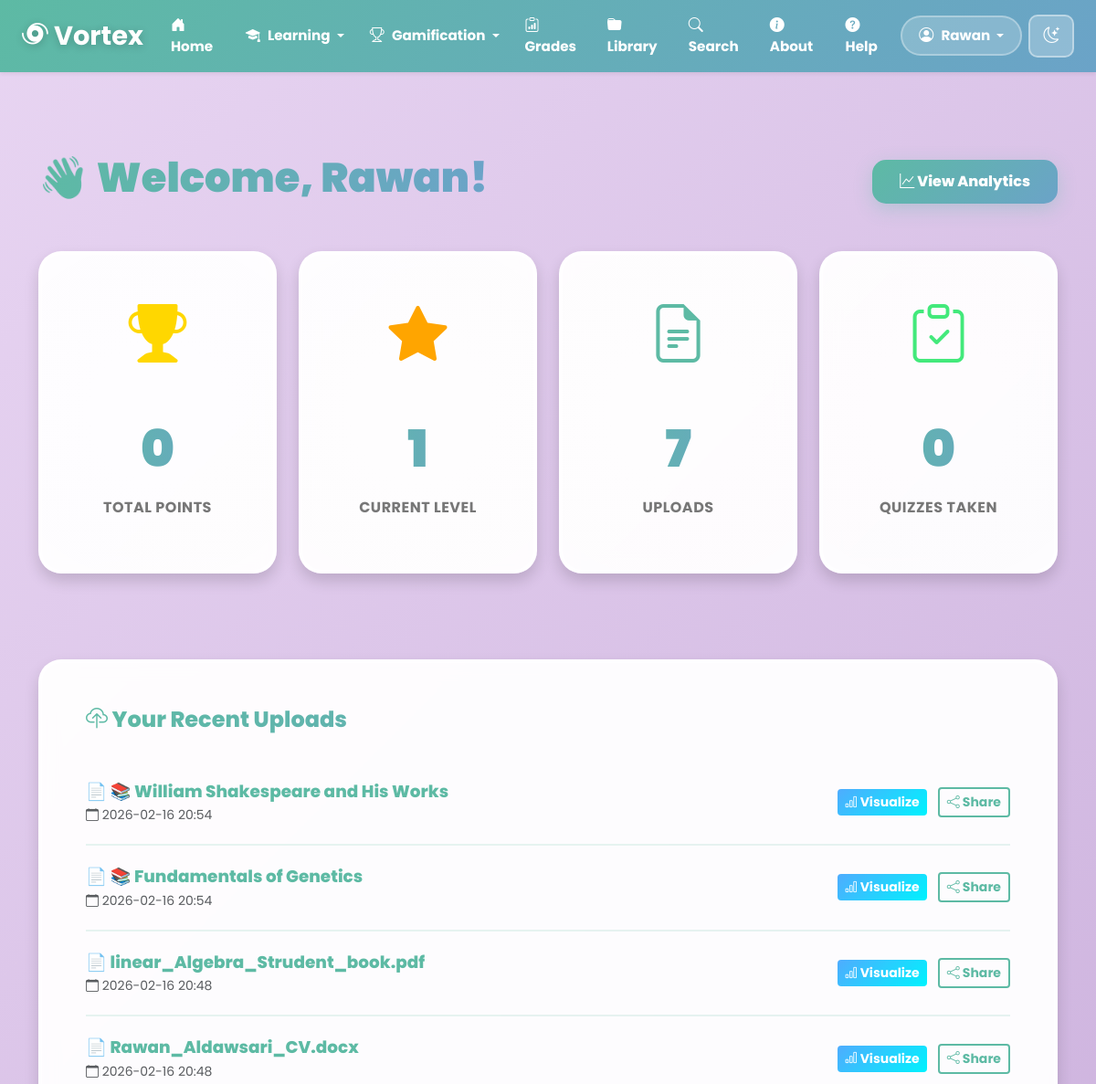
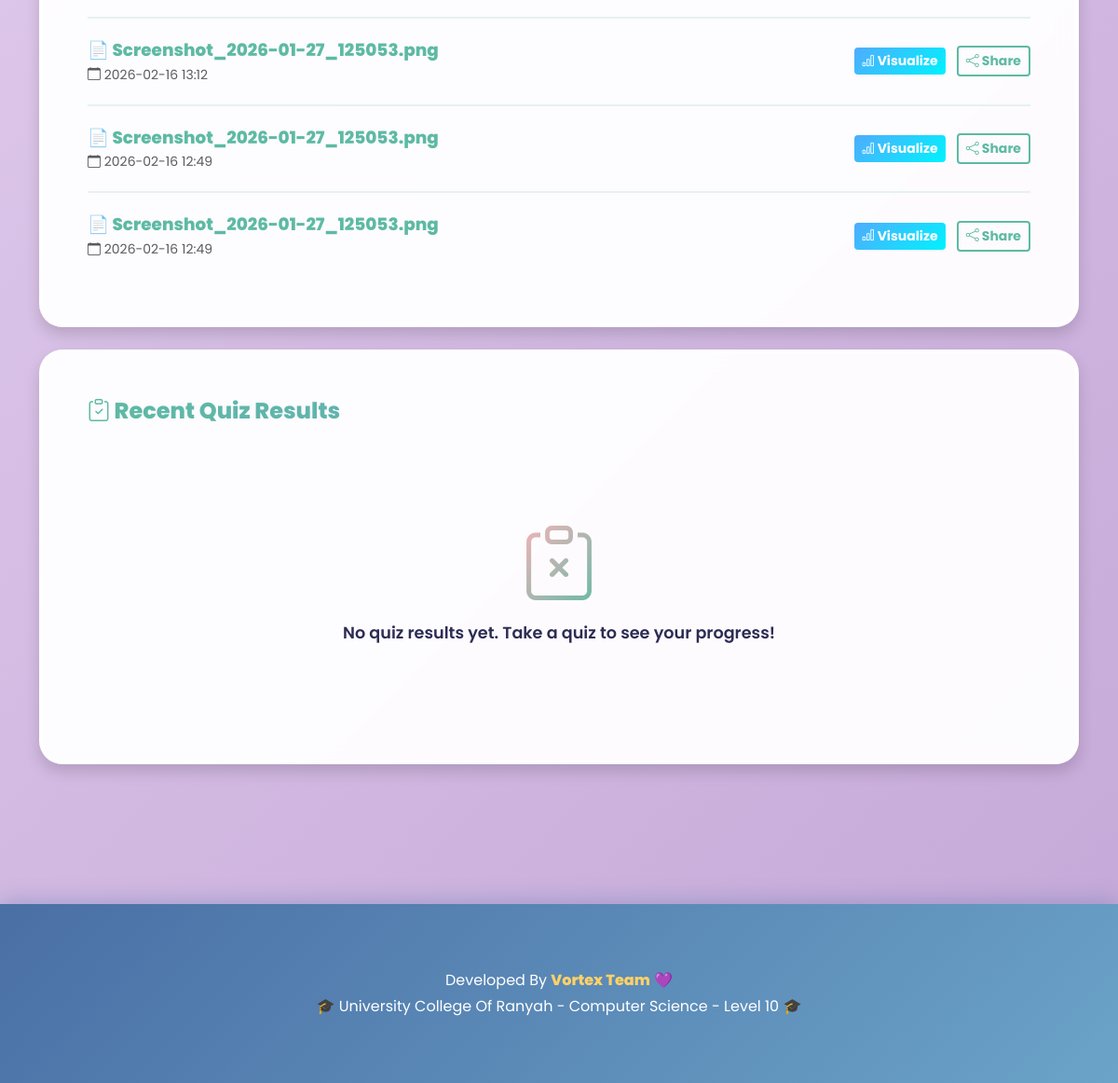
The page /dashboard (signed in) on the database its author committed (2 pictures, top to bottom).
### models.py (models this page shows, shortened)
class User(UserMixin, db.Model):
    __tablename__ = 'user'
    id = db.Column(db.Integer, primary_key=True)
    username = db.Column(db.String(80), unique=True, nullable=False, index=True)
    email = db.Column(db.String(120), unique=True, nullable=False, index=True)
    password = db.Column(db.String(200), nullable=False)
    score = db.Column(db.Integer, default=0, index=True)
    level = db.Column(db.Integer, default=1)
    created_at = db.Column(db.DateTime, default=datetime.utcnow, index=True)
    uploads = db.relationship('Upload', backref='user', lazy='dynamic', cascade='all, delete-orphan')
    quiz_results = db.relationship('QuizResult', backref='user', lazy='dynamic', cascade='all, delete-orphan')
    battle_participations = db.relationship('BattleParticipant', backref='user', lazy='dynamic', cascade='all, delete-orphan')
    reviews = db.relationship('Review', backref='user', lazy='dynamic', cascade='all, delete-orphan')
    puzzle_games = db.relationship('PuzzleGame', backref='user', lazy='dynamic', cascade='all, delete-orphan')
    subjects = db.relationship('Subject', backref='user', lazy='dynamic', cascade='all, delete-orphan')

class Upload(db.Model):
    __tablename__ = 'upload'
    id = db.Column(db.Integer, primary_key=True)
    filename = db.Column(db.String(200), nullable=False)
    summary = db.Column(db.Text, nullable=True)
    quiz_data = db.Column(db.Text, nullable=True)  # JSON string للكويز
    keywords = db.Column(db.Text, nullable=True)   # JSON string للكلمات المفتاحية
    is_shared = db.Column(db.Boolean, default=False, index=True)
    uploaded_at = db.Column(db.DateTime, default=datetime.utcnow, index=True)
    user_id = db.Column(db.Integer, db.ForeignKey('user.id', ondelete='CASCADE'), nullable=False, index=True)
    chapter_id = db.Column(db.Integer, db.ForeignKey('chapter.id', ondelete='SET NULL'), nullable=True, index=True)
    reviews = db.relationship('Review', backref='upload', lazy='dynamic', cascade='all, delete-orphan')

### app.py (the view)
@app.route('/dashboard')
@login_required
def dashboard():
    user_uploads = Upload.query.filter_by(user_id=current_user.id).order_by(Upload.uploaded_at.desc()).all()
    user_quizzes = QuizResult.query.filter_by(user_id=current_user.id).order_by(QuizResult.completed_at.desc()).limit(5).all()
    return render_template('dashboard.html', uploads=user_uploads, quizzes=user_quizzes)

### app.py (called while the page is built)
@login_manager.user_loader
def load_user(user_id):
    return User.query.get(int(user_id))

### templates/dashboard.html (shortened to what this page needs)
<!DOCTYPE html>
<html lang="en">
<head>
    <link href="https://cdn.jsdelivr.net/npm/bootstrap@5.3.2/dist/css/bootstrap.min.css" rel="stylesheet">
    <link href="https://cdn.jsdelivr.net/npm/bootstrap-icons/font/bootstrap-icons.css" rel="stylesheet">
</head>
<body class="light-mode">
{% include 'navbar.html' %}
<div class="container mt-5">
<div class="page-header d-flex justify-content-between align-items-center">
    <h1>👋 Welcome, {{ current_user.username }}!</h1>
    <a href="{{ url_for('analytics') }}" class="btn btn-primary">
        <i class="bi bi-graph-up"></i> View Analytics
    </a>
</div>
<div class="row mb-5">
    <div class="col-md-3 col-sm-6 mb-3">
        <div class="card stat-card shadow">
            <i class="bi bi-trophy-fill" style="font-size: 4rem; color: var(--gold);"></i>
            <div class="stat-number">{{ current_user.score }}</div>
            <p class="stat-label">Total Points</p>
        </div>
    </div>
    <div class="col-md-3 col-sm-6 mb-3">
        <div class="card stat-card shadow">
            <i class="bi bi-star-fill" style="font-size: 4rem; color: #FFA500;"></i>
            <div class="stat-number">{{ current_user.level }}</div>
            <p class="stat-label">Current Level</p>
        </div>
    </div>
    <div class="col-md-3 col-sm-6 mb-3">
        <div class="card stat-card shadow">
            <i class="bi bi-file-earmark-text" style="font-size: 4rem; color: var(--teal);"></i>
            <div class="stat-number">{{ uploads|length }}</div>
            <p class="stat-label">Uploads</p>
        </div>
    </div>
    <div class="col-md-3 col-sm-6 mb-3">
        <div class="card stat-card shadow">
            <i class="bi bi-clipboard-check" style="font-size: 4rem; color: #43e97b;"></i>
            <div class="stat-number">{{ quizzes|length }}</div>
            <p class="stat-label">Quizzes Taken</p>
        </div>
    </div>
</div>
<div class="card shadow p-5 mb-4">
    <h4>
        <i class="bi bi-cloud-upload"></i> Your Recent Uploads
    </h4>
    {% if uploads %}
    {% for upload in uploads %}
    <div class="upload-item">
        <div class="d-flex justify-content-between align-items-center flex-wrap">
            <div class="mb-2 mb-md-0">
                <strong>📄 {{ upload.filename }}</strong>
                <br>
                <small class="text-muted">
                    <i class="bi bi-calendar"></i>
                    {{ upload.uploaded_at.strftime('%Y-%m-%d %H:%M') }}
                </small>
            </div>
            <div>
                <a href="{{ url_for('visualize_upload', upload_id=upload.id) }}"
                   class="btn btn-sm btn-info me-2">
                    <i class="bi bi-bar-chart"></i> Visualize
                </a>
                <a href="{{ url_for('share_upload', upload_id=upload.id) }}"
                   class="btn btn-sm btn-{{ 'success' if upload.is_shared else 'outline-secondary' }}">
                    <i class="bi bi-share"></i>
                    {{ 'Shared' if upload.is_shared else 'Share' }}
                </a>
            </div>
        </div>
    </div>
    {% endfor %}
    {% else %}
    <div class="empty-state">
        <i class="bi bi-inbox"></i>
        <p>No uploads yet. Start by uploading a document!</p>
    </div>
    {% endif %}
</div>
<div class="card shadow p-5">
    <h4>
        <i class="bi bi-clipboard-check"></i> Recent Quiz Results
    </h4>
    {% if quizzes %}
    <div class="table-responsive">
        <table class="table table-hover">
            <thead>
                <tr>
                    <th>⭐ Score</th>
                    <th>❓ Questions</th>
                    <th>📊 Percentage</th>
                    <th>📅 Date</th>
                </tr>
            </thead>
            <tbody>
                {% for quiz in quizzes %}
                <tr>
                    <td><strong>{{ quiz.score }}</strong></td>
                    <td>{{ quiz.total_questions }}</td>
                    <td>
                        {% set percentage = ((quiz.score / (quiz.total_questions * 10)) * 100)|round(1) %}
                        <span class="badge
                        {% if percentage >= 80 %}bg-success
                        {% elif percentage >= 60 %}bg-warning
                        {% else %}bg-danger
                        {% endif %}">
                            {{ percentage }}%
                        </span>
                    </td>
                    <td>{{ quiz.completed_at.strftime('%Y-%m-%d') }}</td>
                </tr>
                {% endfor %}
            </tbody>
        </table>
    </div>
    {% else %}
    <div class="empty-state">
        <i class="bi bi-clipboard-x"></i>
        <p>No quiz results yet. Take a quiz to see your progress!</p>
    </div>
    {% endif %}
</div>
</div>
<footer>
    <div class="container text-center">
        <p class="mb-1">Developed By <strong>Vortex Team</strong> 💜</p>
        <p class="mb-0">🎓 University College Of Ranyah - Computer Science - Level 10 🎓</p>
    </div>
</footer>
</body>
</html>

### templates/navbar.html (shortened to what this page needs)
<nav class="navbar navbar-expand-lg px-4 shadow-sm">
    <a class="navbar-brand fw-bold" href="{{ url_for('home') }}">
        <i class="bi bi-hurricane"></i> Vortex
    </a>
    <div class="collapse navbar-collapse" id="navbarMenu">
        <ul class="navbar-nav ms-auto align-items-center">
            <li class="nav-item">
                <a class="nav-link" href="{{ url_for('home') }}">
                    <i class="bi bi-house-door-fill"></i> Home
                </a>
            </li>
            {% if current_user.is_authenticated %}
            <li class="nav-item dropdown">
                <a class="nav-link dropdown-toggle" href="#" id="learningDropdown"
                   role="button" data-bs-toggle="dropdown" aria-expanded="false">
                    <i class="bi bi-mortarboard-fill"></i> Learning
                </a>
            </li>
            <li class="nav-item dropdown">
                <a class="nav-link dropdown-toggle" href="#" id="gamificationDropdown"
                   role="button" data-bs-toggle="dropdown" aria-expanded="false">
                    <i class="bi bi-trophy"></i> Gamification
                </a>
            </li>
            <li class="nav-item">
                <a class="nav-link" href="{{ url_for('grading_center') }}">
                    <i class="bi bi-clipboard-data"></i> Grades
                </a>
            </li>
            <li class="nav-item">
                <a class="nav-link" href="{{ url_for('shared_library') }}">
                    <i class="bi bi-folder-fill"></i> Library
                </a>
            </li>
            <li class="nav-item">
                <a class="nav-link" href="{{ url_for('search') }}">
                    <i class="bi bi-search"></i> Search
                </a>
            </li>
            {% endif %}
            <li class="nav-item">
                <a class="nav-link" href="{{ url_for('about') }}">
                    <i class="bi bi-info-circle-fill"></i> About
                </a>
            </li>
            <li class="nav-item">
                <a class="nav-link" href="{{ url_for('help_page') }}">
                    <i class="bi bi-question-circle-fill"></i> Help
                </a>
            </li>
            {% if current_user.is_authenticated %}
            <li class="nav-item dropdown">
                <a class="nav-link dropdown-toggle user-dropdown" href="#" id="userDropdown"
                   role="button" data-bs-toggle="dropdown" aria-expanded="false">
                    <i class="bi bi-person-circle"></i> {{ current_user.username }}
                </a>
            </li>
            {% endif %}
            <li class="nav-item">
                <button id="toggle-mode" class="btn btn-mode">
                    <i class="bi bi-moon-stars"></i>
                </button>
            </li>
        </ul>
    </div>
</nav>

### templates/dashboard.html (style rules this page uses)
:root { --bg-lavender: #E8D5F2; --bg-purple: #C4A7D7; --teal: #5DBAA4; --teal-light: #7DD3BD; --yellow: #FFD166; --gold: #FFD700; --pink: #FFB3BA; --coral: #FF9AA2; --blue: #6BA3C8; --navy: #4A6FA5; --text: #2C2C54; }
* { font-family: 'Poppins', 'Cairo', sans-serif; }
body.light-mode { background: linear-gradient(135deg, var(--bg-lavender) 0%, var(--bg-purple) 100%); color: var(--text); min-height: 100vh; }
.container { padding-top: 40px; padding-bottom: 40px; }
.page-header { margin-bottom: 45px; }
.page-header h1 { font-size: 2.8rem; font-weight: 900; background: linear-gradient(90deg, var(--teal), var(--blue)); -webkit-background-clip: text; -webkit-text-fill-color: transparent; }
.card { background: rgba(255, 255, 255, 0.95); backdrop-filter: blur(10px); border-radius: 25px; border: 4px solid rgba(255, 255, 255, 0.6); box-shadow: 0 10px 35px rgba(108, 91, 123, 0.2); margin-bottom: 30px; transition: all 0.3s ease; }
.card h4 { background: linear-gradient(90deg, var(--teal), var(--blue)); -webkit-background-clip: text; -webkit-text-fill-color: transparent; font-weight: 800; margin-bottom: 30px; }
.stat-card { text-align: center; padding: 40px 25px; transition: all 0.3s ease; position: relative; overflow: hidden; }
.stat-card::before { content: ''; position: absolute; top: -50%; left: -50%; width: 200%; height: 200%; background: radial-gradient(circle, rgba(255,255,255,0.1) 0%, transparent 70%); animation: pulse 3s ease-in-out infinite; }
.stat-card i { margin-bottom: 20px; transition: transform 0.3s ease; position: relative; z-index: 1; }
.stat-number { font-size: 3.5rem; font-weight: 900; background: linear-gradient(90deg, var(--teal), var(--blue)); -webkit-background-clip: text; -webkit-text-fill-color: transparent; margin: 15px 0 10px; position: relative; z-index: 1; }
.stat-label { font-size: 1rem; font-weight: 700; color: #777; text-transform: uppercase; letter-spacing: 0.5px; position: relative; z-index: 1; }
.upload-item { border-bottom: 2px solid rgba(93, 186, 164, 0.15); padding: 20px 0; transition: all 0.3s ease; }
.upload-item:last-child { border-bottom: none; }
.upload-item strong { font-size: 1.15rem; color: var(--teal); font-weight: 800; }
.btn-primary { background: linear-gradient(135deg, var(--teal), var(--blue)); border: none; border-radius: 15px; padding: 12px 30px; font-weight: 800; box-shadow: 0 6px 20px rgba(93, 186, 164, 0.3); transition: all 0.3s ease; }
.btn-info { background: linear-gradient(135deg, #4facfe, #00f2fe); border: none; color: white; font-weight: 700; }
.btn-outline-secondary { border: 2px solid var(--teal); color: var(--teal); font-weight: 700; }
.empty-state { text-align: center; padding: 60px 30px; }
.empty-state i { font-size: 5rem; background: linear-gradient(135deg, var(--pink), var(--teal)); -webkit-background-clip: text; -webkit-text-fill-color: transparent; margin-bottom: 20px; }
.empty-state p { font-size: 1.1rem; color: var(--text); font-weight: 600; }
footer { background: linear-gradient(135deg, var(--navy), var(--blue)); color: white; padding: 30px 0; margin-top: 80px; text-align: center; box-shadow: 0 -5px 20px rgba(74, 111, 165, 0.3); }
footer strong { color: var(--yellow); font-weight: 800; }

### templates/navbar.html (style rules this page uses)
.navbar { background: linear-gradient(135deg, #5DBAA4, #6BA3C8); transition: all 0.5s ease; box-shadow: 0 4px 20px rgba(93, 186, 164, 0.3); backdrop-filter: blur(10px); position: fixed !important; top: 0; left: 0; right: 0; z-index: 1050; }
body { padding-top: 80px; }
.navbar-brand { color: white !important; font-size: 1.8rem; font-weight: 900; text-shadow: 0 2px 10px rgba(0,0,0,0.2); transition: transform 0.3s ease; }
.navbar-brand i { animation: spin 3s linear infinite; }
.navbar-nav { gap: 0 !important; }
.nav-link { color: white !important; font-weight: 700; transition: all 0.3s ease; padding: 8px 12px !important; margin: 0 2px; border-radius: 10px; font-size: 0.95rem; }
.nav-link i { margin-right: 5px; font-size: 1rem; }
.user-dropdown { background: rgba(255,255,255,0.2); border-radius: 25px; padding: 8px 18px !important; border: 2px solid rgba(255,255,255,0.3); }
.btn-mode { background: rgba(255,255,255,0.25); border: 2px solid rgba(255,255,255,0.4); color: white; border-radius: 10px; padding: 8px 14px; transition: all 0.3s ease; font-size: 1.1rem; margin-left: 5px; }

### rows shown on the page
User: username "Rawan", score "0", level "1"
Upload: filename "📚 William Shakespeare and His Works", uploaded_at "2026-02-16 20:54", is_shared "Share"
Upload: filename "📚 Fundamentals of Genetics", uploaded_at "2026-02-16 20:54", is_shared "Share"
Upload: filename "linear_Algebra_Strudent_book.pdf", uploaded_at "2026-02-16 20:48", is_shared "Share"
Upload: filename "Rawan_Aldawsari_CV.docx", uploaded_at "2026-02-16 20:48", is_shared "Share"
Upload: filename "Screenshot_2026-01-27_125053.png", uploaded_at "2026-02-16 13:12", is_shared "Share"
Upload: filename "Screenshot_2026-01-27_125053.png", uploaded_at "2026-02-16 12:49", is_shared "Share"
Upload: filename "Screenshot_2026-01-27_125053.png", uploaded_at "2026-02-16 12:49", is_shared "Share"

### other values the page prints
{{ uploads|length }} "7"
{{ quizzes|length }} "0"
